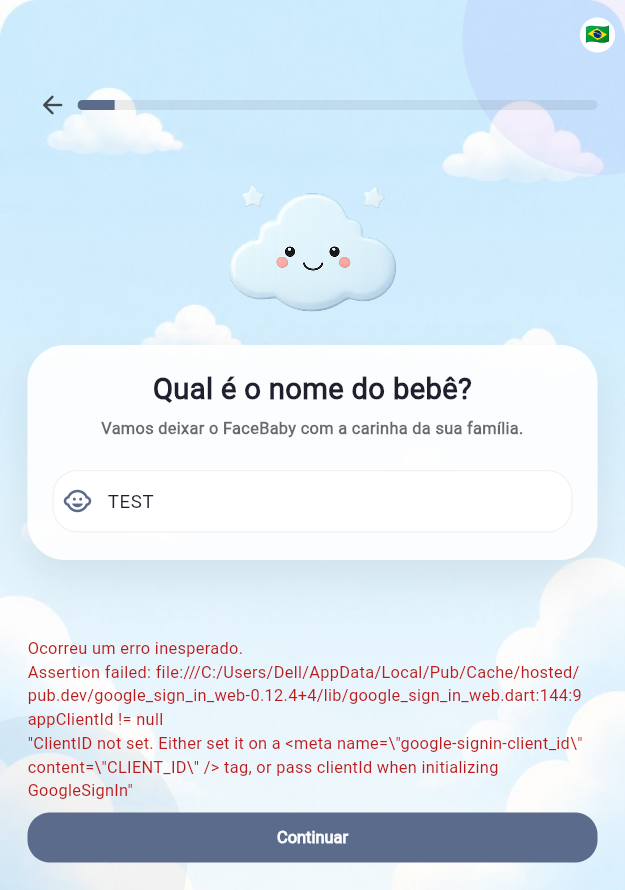
#> input picture flutter_02.png, 625 x 890 px
$ python add_ipad_device_frame.py ..
#> lines starting #> are read from the running program, lines starting #| are printed output that depends on the picture; after the words box and inside, x2 and y2 are one past the last pixel; in counts of white or black regions, pixels touching at a corner belong together
"""Wrap screenshots in an iPad-style device frame on App Store canvas (2064×2752, PNG transparent)."""

from __future__ import annotations

import sys
from pathlib import Path

from PIL import Image, ImageDraw

CANVAS_W = 2064
CANVAS_H = 2752
IMAGE_EXTENSIONS = {".jpg", ".jpeg", ".png", ".webp", ".bmp", ".tif", ".tiff"}


def round_corners_rgba(image: Image.Image, radius: int) -> Image.Image:
    image = image.convert("RGBA")
    mask = Image.new("L", image.size, 0)
    draw = ImageDraw.Draw(mask)
    draw.rounded_rectangle((0, 0, image.size[0] - 1, image.size[1] - 1), radius=radius, fill=255)
    image.putalpha(mask)
    return image


def outer_round_mask(size: tuple[int, int], radius: int) -> Image.Image:
    mask = Image.new("L", size, 0)
    draw = ImageDraw.Draw(mask)
    draw.rounded_rectangle((0, 0, size[0] - 1, size[1] - 1), radius=radius, fill=255)
    return mask


def fit_size(src_w: int, src_h: int, max_w: int, max_h: int) -> tuple[int, int]:
    scale = min(max_w / src_w, max_h / src_h)
    return max(1, int(round(src_w * scale))), max(1, int(round(src_h * scale)))


def apply_ipad_frame(image: Image.Image) -> Image.Image:
    """iPad Pro-style bezel; canvas 2064×2752, transparent outside device."""
    w, h = CANVAS_W, CANVAS_H
    src = image.convert("RGB")

    bezel_side = max(48, int(round(w * 0.028)))
    bezel_top = max(54, int(round(w * 0.032)))
    bezel_bottom = max(48, int(round(w * 0.026)))
    outer_radius = max(96, int(round(w * 0.055)))
    inner_radius = max(64, int(round(w * 0.038)))

    inner_w = w - bezel_side * 2
    inner_h = h - bezel_top - bezel_bottom

    sw, sh = fit_size(src.width, src.height, inner_w, inner_h)
    screen = src.resize((sw, sh), Image.Resampling.LANCZOS)
    screen = round_corners_rgba(screen, inner_radius)

    sx = bezel_side + (inner_w - sw) // 2
    sy = bezel_top + (inner_h - sh) // 2

    body = (28, 28, 30)
    canvas = Image.new("RGBA", (w, h), (0, 0, 0, 0))
    device = Image.new("RGBA", (w, h), (0, 0, 0, 0))
    body_layer = Image.new("RGBA", (w, h), body + (255,))

    device.paste(body_layer, (0, 0))
    device.paste(screen, (sx, sy), screen)

    overlay = Image.new("RGBA", (w, h), (0, 0, 0, 0))
    draw = ImageDraw.Draw(overlay)

    draw.rounded_rectangle(
        (1, 1, w - 2, h - 2),
        radius=outer_radius,
        outline=(100, 100, 106, 210),
        width=3,
    )
    draw.rounded_rectangle(
        (5, 5, w - 6, h - 6),
        radius=max(12, outer_radius - 4),
        outline=(0, 0, 0, 100),
        width=2,
    )

    draw.rounded_rectangle(
        (sx - 2, sy - 2, sx + sw + 1, sy + sh + 1),
        radius=inner_radius + 1,
        outline=(0, 0, 0, 150),
        width=2,
    )
    draw.rounded_rectangle(
        (sx, sy, sx + sw - 1, sy + sh - 1),
        radius=inner_radius,
        outline=(255, 255, 255, 40),
        width=1,
    )

    # iPad front camera dot
    cam_r = max(6, int(round(w * 0.0045)))
    cam_x = w // 2
    cam_y = bezel_top // 2
    draw.ellipse(
        (cam_x - cam_r, cam_y - cam_r, cam_x + cam_r, cam_y + cam_r),
        fill=(20, 20, 22, 255),
    )
    draw.ellipse(
        (cam_x - cam_r + 2, cam_y - cam_r + 2, cam_x + cam_r - 2, cam_y + cam_r - 2),
        fill=(45, 45, 50, 255),
    )

    # Top power button (right)
    btn_w = max(4, int(round(w * 0.005)))
    btn_h = max(36, int(round(h * 0.045)))
    draw.rounded_rectangle(
        (w - btn_w, int(h * 0.12), w, int(h * 0.12) + btn_h),
        radius=2,
        fill=(42, 42, 46, 255),
    )

    device = Image.alpha_composite(device, overlay)

    mask = outer_round_mask((w, h), outer_radius)
    canvas.paste(device, (0, 0), mask)
    return canvas


def process_folder(folder: Path, *, out_dir: Path | None = None) -> int:
    target = out_dir or folder
    target.mkdir(parents=True, exist_ok=True)

    ok = 0
    failed: list[tuple[str, str]] = []

    for src in sorted(folder.iterdir()):
        if src.suffix.lower() not in IMAGE_EXTENSIONS:
            continue
        if src.parent.name == "framed" and out_dir is None:
            continue

        dst = target / f"{src.stem}.png"
        try:
            with Image.open(src) as raw:
                framed = apply_ipad_frame(raw)
                if framed.size != (CANVAS_W, CANVAS_H):
                    raise ValueError(f"expected {CANVAS_W}x{CANVAS_H}, got {framed.size}")
                framed.save(dst, format="PNG", optimize=True)

            ok += 1
            kb = dst.stat().st_size / 1024
            print(f"OK  {src.name} -> {dst.name} ({kb:.0f} KB)")
        except Exception as exc:  # noqa: BLE001
            failed.append((src.name, str(exc)))
            print(f"FAIL {src.name}: {exc}")

    print()
    print(f"Processed: {ok}")
    print(f"Output: {target} ({CANVAS_W}x{CANVAS_H} PNG)")
    if failed:
        for name, err in failed:
            print(f"  - {name}: {err}")
        return 2
    return 0


def main() -> int:
    folder = Path(r"C:\Users\Dell\Downloads\IPAD")
    if len(sys.argv) > 1:
        folder = Path(sys.argv[1])
    if not folder.is_dir():
        print(f"Folder not found: {folder}")
        return 1
    return process_folder(folder)
#> in process_folder, raw is the input picture: PIL image 625x890 RGB; mean R, G, B 218.3, 231.1, 241.5
#> in apply_ipad_frame, `screen = src.resize((sw, sh), Image.Resampling.LANCZOS)`:
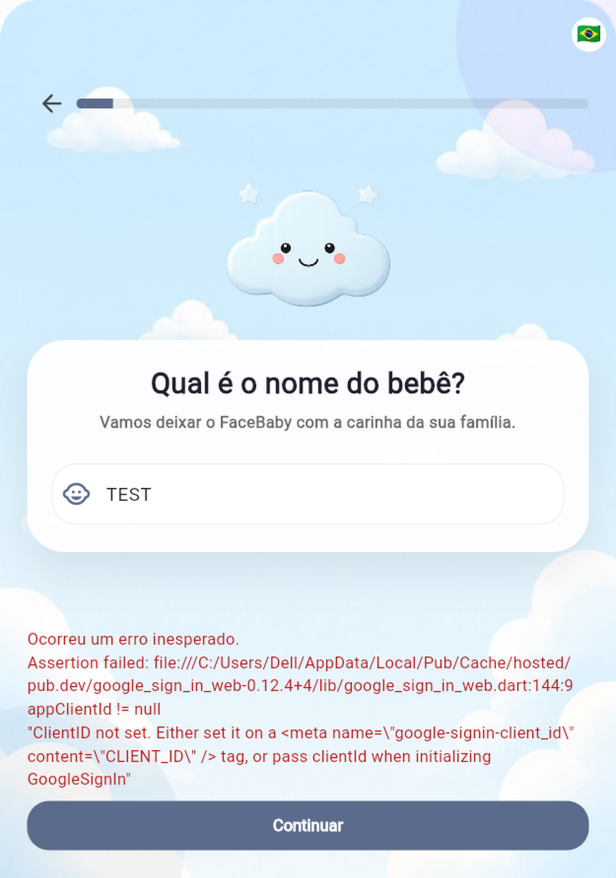
#> screen: PIL image 1848x2632 RGB (shown at 1/3 size); mean R, G, B 218.3, 231, 241.4
#> in round_corners_rgba, `mask = Image.new("L", image.size, 0)`: mask: PIL image 1848x2632 L; every value is 0
#> in round_corners_rgba, `image.putalpha(mask)`:
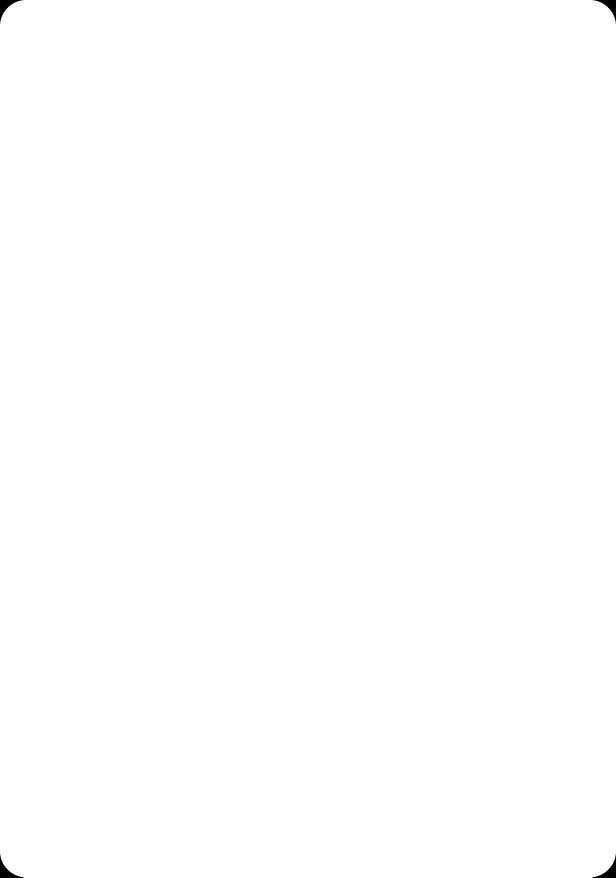
#> mask: PIL image 1848x2632 L (shown at 1/3 size); 99.9% white; 4 black regions, box (x1, y1, x2, y2) and area: (0, 0, 70, 70) 1327, (1778, 0, 1848, 70) 1327, (0, 2562, 70, 2632) 1327, (1778, 2562, 1848, 2632) 1327
#> in apply_ipad_frame, `canvas = Image.new("RGBA", (w, h), (0, 0, 0, 0))`: canvas: PIL image 2064x2752 RGBA; every value is 0
#> in apply_ipad_frame, `device.paste(screen, (sx, sy), screen)`:
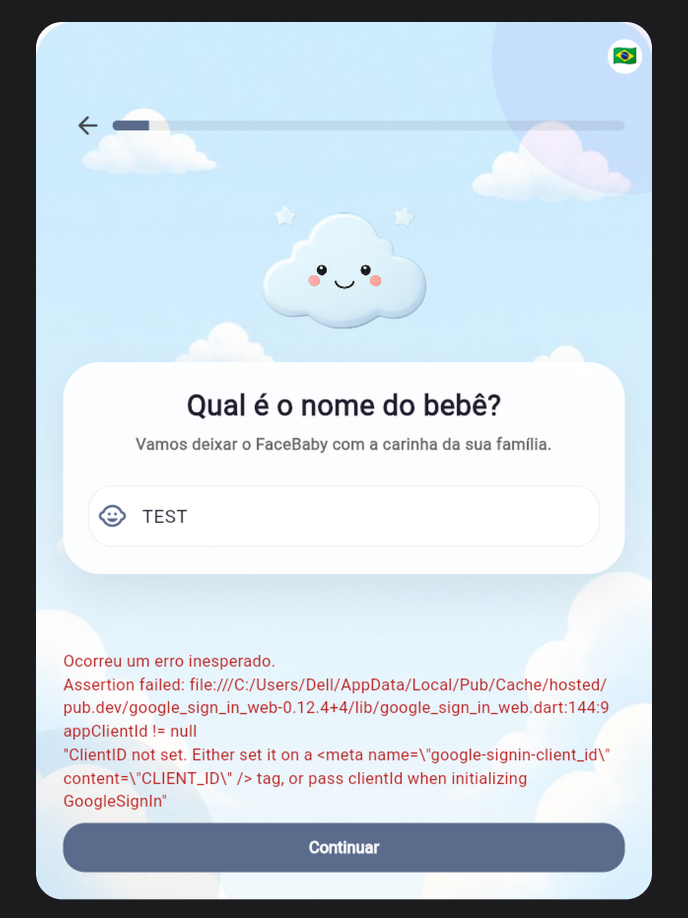
#> device: PIL image 2064x2752 RGBA (shown at 1/3 size); mean R, G, B, A 190.8, 201.7, 210.8, 255
#> in outer_round_mask, `mask = Image.new("L", size, 0)`: mask: PIL image 2064x2752 L; every value is 0
#> in apply_ipad_frame, `mask = outer_round_mask((w, h), outer_radius)`:
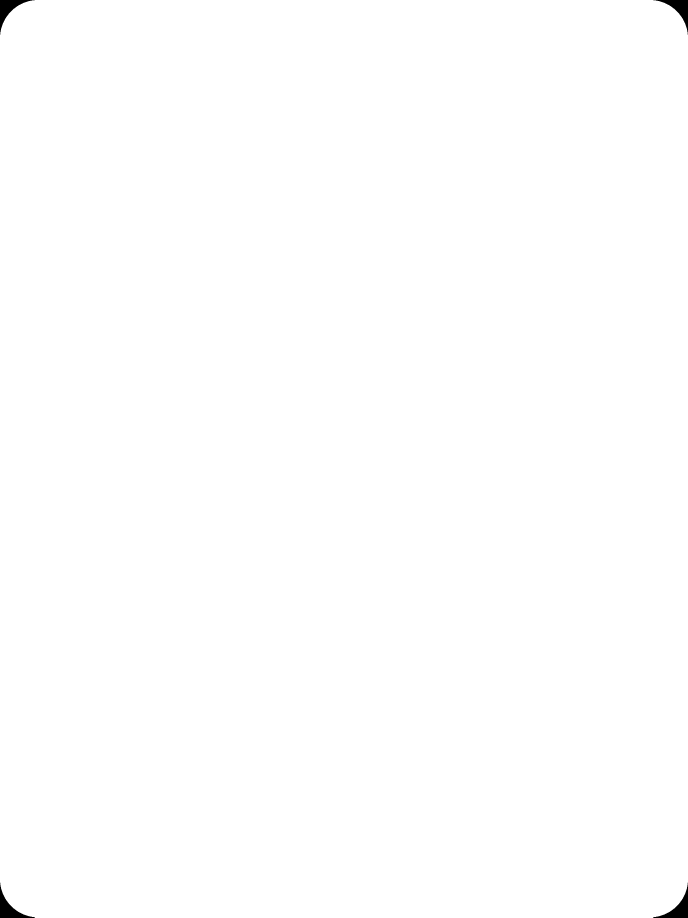
#> mask: PIL image 2064x2752 L (shown at 1/3 size); 99.8% white; 4 black regions, box (x1, y1, x2, y2) and area: (0, 0, 104, 104) 2826, (1960, 0, 2064, 104) 2826, (0, 2648, 104, 2752) 2826, (1960, 2648, 2064, 2752) 2826


if __name__ == "__main__":
    sys.exit(main())
#> (the program exits here)
